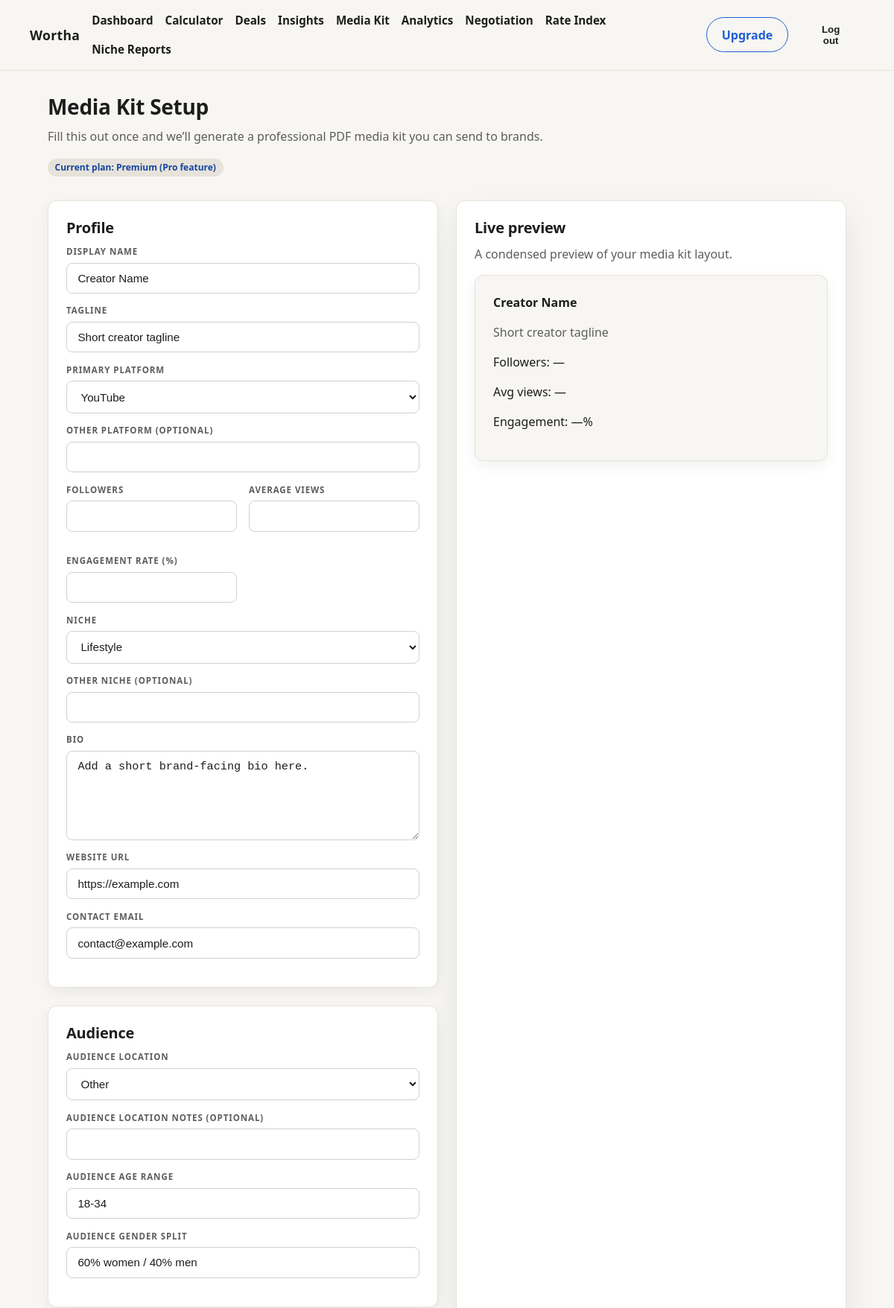
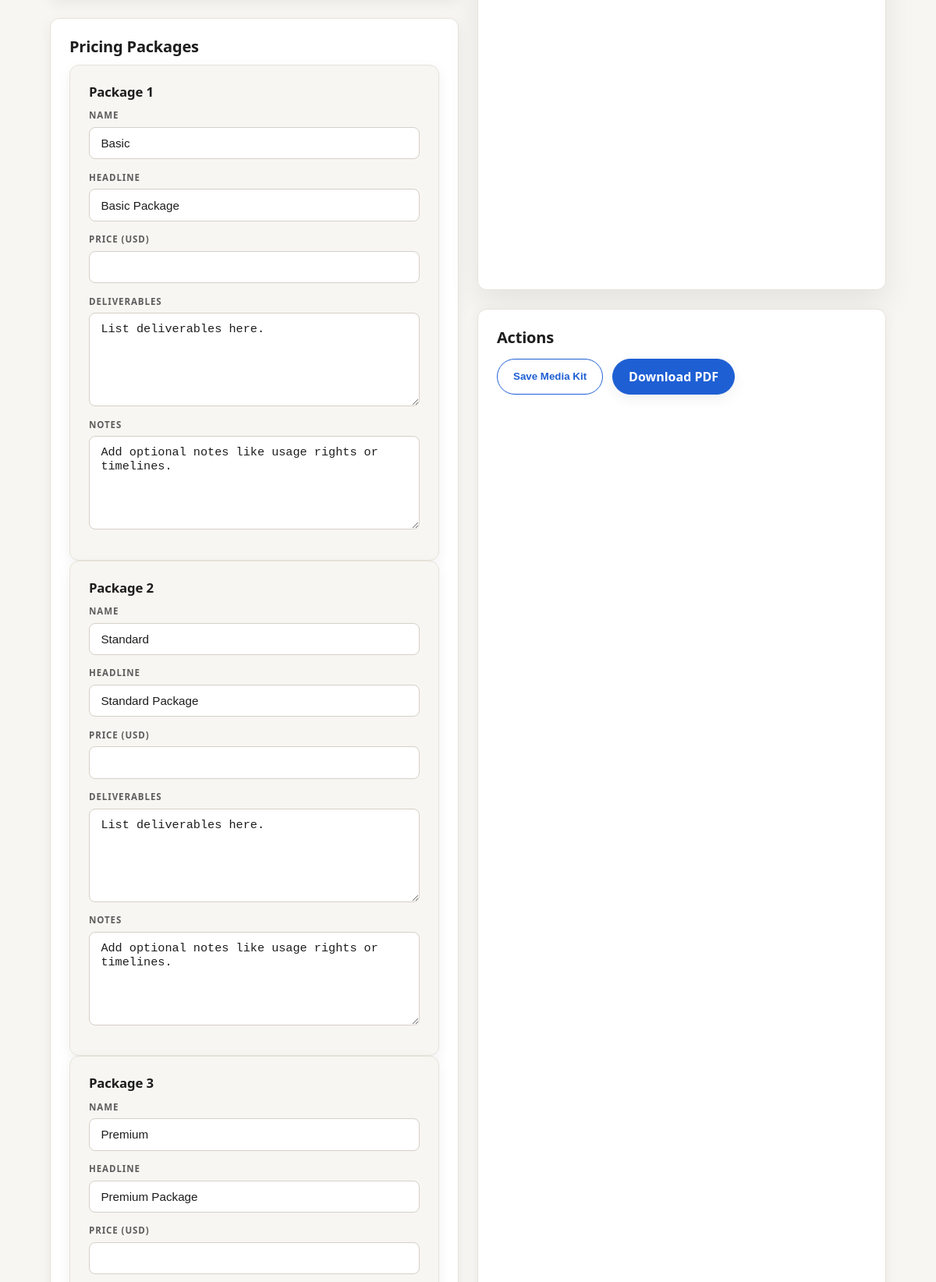
Page /media-kit (signed in, upper part) on the committed database (2 pictures, top to bottom).
### models.py (models this page shows)
class User(SQLModel, table=True):
    id: Optional[int] = Field(default=None, primary_key=True)
    email: str = Field(index=True, unique=True)
    username: str = Field(index=True, unique=True)
    hashed_password: str
    plan: str = Field(default="free", nullable=False)
    created_at: datetime = Field(default_factory=datetime.utcnow)

class CreatorProfile(SQLModel, table=True):
    __tablename__ = "creator_profile"
    id: Optional[int] = Field(default=None, primary_key=True)
    user_id: int = Field(foreign_key="user.id", unique=True)
    display_name: str
    tagline: Optional[str] = None
    primary_platform: str
    primary_platform_other: Optional[str] = None
    followers: Optional[int] = None
    avg_views: Optional[int] = None
    engagement_rate: Optional[float] = None
    niche: Optional[str] = None
    niche_other: Optional[str] = None
    audience_location: Optional[str] = None
    audience_location_notes: Optional[str] = None
    audience_age_range: Optional[str] = None
    audience_gender_split: Optional[str] = None
    bio: Optional[str] = None
    website_url: Optional[str] = None
    contact_email: Optional[str] = None
    created_at: datetime = Field(default_factory=datetime.utcnow)
    updated_at: datetime = Field(
        default_factory=datetime.utcnow,
        sa_column_kwargs={"onupdate": datetime.utcnow},
    )

class MediaKitPackage(SQLModel, table=True):
    __tablename__ = "media_kit_package"
    id: Optional[int] = Field(default=None, primary_key=True)
    user_id: int = Field(foreign_key="user.id")
    name: str
    headline: Optional[str] = None
    price: Optional[float] = None
    deliverables: Optional[str] = None
    notes: Optional[str] = None
    sort_order: int = Field(default=0)
    created_at: datetime = Field(default_factory=datetime.utcnow)
    updated_at: datetime = Field(
        default_factory=datetime.utcnow,
        sa_column_kwargs={"onupdate": datetime.utcnow},
    )

### main.py (the view)
@app.get("/media-kit", response_class=HTMLResponse)
def media_kit_form(
    request: Request,
    session: Session = Depends(get_session),
    user: User = Depends(get_current_user),
):
    plan_redirect = require_plan_or_redirect(user, ["pro", "premium"], "media-kit")
    if plan_redirect:
        return plan_redirect
    profile = get_or_create_creator_profile(session, user.id)
    updated = False
    normalized_platform = normalize_platform(profile.primary_platform)
    if normalized_platform != profile.primary_platform:
        profile.primary_platform = normalized_platform
        updated = True
    if profile.niche:
        normalized_niche = normalize_niche(profile.niche)
        if normalized_niche != profile.niche:
            profile.niche = normalized_niche
            updated = True
    if profile.audience_location:
        normalized_geo = normalize_geo_region(profile.audience_location)
        if normalized_geo != profile.audience_location:
            profile.audience_location = normalized_geo
            updated = True
    if updated:
        session.add(profile)
        session.commit()
        session.refresh(profile)
    packages = get_or_initialize_default_packages(session, user.id)
    return templates.TemplateResponse(
        "media_kit_form.html",
        {
            "request": request,
            "user": user,
            "profile": profile,
            "packages": packages,
            "saved": request.query_params.get("saved") == "1",
        },
    )

### templates/media_kit_form.html (shortened to what this page needs)
{% extends "base.html" %}
{% block content %}
<div class="container">
  <div class="page-header">
    <h2>Media Kit Setup</h2>
    <p>Fill this out once and we’ll generate a professional PDF media kit you can send to brands.</p>
    <span class="badge">Current plan: {{ user.plan|capitalize }} (Pro feature)</span>
  </div>
  <form class="form" action="/media-kit" method="post">
    <div class="grid grid-2">
      <div class="stack">
        <section class="card">
          <h3>Profile</h3>
          <div class="form-group">
            <label>Display Name</label>
            <input type="text" name="display_name" value="{{ profile.display_name or '' }}" required />
          </div>
          <div class="form-group">
            <label>Tagline</label>
            <input type="text" name="tagline" value="{{ profile.tagline or '' }}" />
          </div>
          <div class="form-group">
            <label>Primary Platform</label>
            <select name="primary_platform" required>
              {% for value, label in PLATFORMS %}
                <option value="{{ value }}" {% if profile.primary_platform == value %}selected{% endif %}>{{ label }}</option>
              {% endfor %}
            </select>
          </div>
          <div class="form-group">
            <label>Other platform (optional)</label>
            <input type="text" name="primary_platform_other" value="{{ profile.primary_platform_other or '' }}" />
          </div>
          <div class="form-grid">
            <div class="form-group">
              <label>Followers</label>
              <input type="number" name="followers" value="{{ profile.followers or '' }}" />
            </div>
            <div class="form-group">
              <label>Average Views</label>
              <input type="number" name="avg_views" value="{{ profile.avg_views or '' }}" />
            </div>
            <div class="form-group">
              <label>Engagement Rate (%)</label>
              <input type="number" step="0.01" name="engagement_rate" value="{{ profile.engagement_rate or '' }}" />
            </div>
          </div>
          <div class="form-group">
            <label>Niche</label>
            <select name="niche">
              {% for value, label in NICHES %}
                <option value="{{ value }}" {% if profile.niche == value %}selected{% endif %}>{{ label }}</option>
              {% endfor %}
            </select>
          </div>
          <div class="form-group">
            <label>Other niche (optional)</label>
            <input type="text" name="niche_other" value="{{ profile.niche_other or '' }}" />
          </div>
          <div class="form-group">
            <label>Bio</label>
            <textarea name="bio" rows="4">{{ profile.bio or '' }}</textarea>
          </div>
          <div class="form-group">
            <label>Website URL</label>
            <input type="text" name="website_url" value="{{ profile.website_url or '' }}" />
          </div>
          <div class="form-group">
            <label>Contact Email</label>
            <input type="email" name="contact_email" value="{{ profile.contact_email or '' }}" />
          </div>
        </section>
        <section class="card">
          <h3>Audience</h3>
          <div class="form-group">
            <label>Audience Location</label>
            <select name="audience_location">
              {% for value, label in GEO_REGIONS %}
                <option value="{{ value }}" {% if profile.audience_location == value %}selected{% endif %}>{{ label }}</option>
              {% endfor %}
            </select>
          </div>
          <div class="form-group">
            <label>Audience location notes (optional)</label>
            <input type="text" name="audience_location_notes" value="{{ profile.audience_location_notes or '' }}" />
          </div>
          <div class="form-group">
            <label>Audience Age Range</label>
            <input type="text" name="audience_age_range" value="{{ profile.audience_age_range or '' }}" />
          </div>
          <div class="form-group">
            <label>Audience Gender Split</label>
            <input type="text" name="audience_gender_split" value="{{ profile.audience_gender_split or '' }}" />
          </div>
        </section>
        <section class="card">
          <h3>Pricing Packages</h3>
          {% for package in packages %}
            <div class="card card-muted">
              <h4>Package {{ loop.index }}</h4>
              <div class="form-group">
                <label>Name</label>
                <input type="text" name="packages-{{ loop.index0 }}-name" value="{{ package.name or '' }}" />
              </div>
              <div class="form-group">
                <label>Headline</label>
                <input type="text" name="packages-{{ loop.index0 }}-headline" value="{{ package.headline or '' }}" />
              </div>
              <div class="form-group">
                <label>Price (USD)</label>
                <input type="number" step="0.01" name="packages-{{ loop.index0 }}-price" value="{{ package.price or '' }}" />
              </div>
              <div class="form-group">
                <label>Deliverables</label>
                <textarea name="packages-{{ loop.index0 }}-deliverables" rows="3">{{ package.deliverables or '' }}</textarea>
              </div>
              <div class="form-group">
                <label>Notes</label>
                <textarea name="packages-{{ loop.index0 }}-notes" rows="3">{{ package.notes or '' }}</textarea>
              </div>
            </div>
          {% endfor %}
        </section>
      </div>
      <div class="stack">
        <section class="card card-elevated">
          <h3>Live preview</h3>
          <p class="muted">A condensed preview of your media kit layout.</p>
          <div class="card card-muted">
            <p><strong>{{ profile.display_name or "Creator Name" }}</strong></p>
            <p class="muted">{{ profile.tagline or "Creator • Lifestyle • UGC" }}</p>
            <p>Followers: {{ profile.followers or "—" }}</p>
            <p>Avg views: {{ profile.avg_views or "—" }}</p>
            <p>Engagement: {{ profile.engagement_rate or "—" }}%</p>
          </div>
        </section>
        <section class="card">
          <h3>Actions</h3>
          <div class="button-row">
            <button class="btn btn-secondary" type="submit">Save Media Kit</button>
            <a class="btn btn-primary" href="/media-kit/pdf">Download PDF</a>
          </div>
        </section>
      </div>
    </div>
  </form>
</div>
{% endblock %}

### static/styles.css (style rules this page uses)
:root { --color-bg: #f7f6f2; --color-surface: #ffffff; --color-primary: #1e5fd4; --color-primary-soft: #e7e3da; --color-border: #e7e3da; --color-text: #1d1d1d; --color-muted: #5d5d5d; --color-danger: #b23b3b; --color-input-border: #d6d0c7; --color-primary-dark: #1445a1; --shadow-sm: 0 6px 18px rgba(0, 0, 0, 0.06); --shadow-md: 0 18px 40px rgba(0, 0, 0, 0.08); --radius-sm: 0.5rem; --radius-md: 0.75rem; --radius-lg: 1rem; }
* { box-sizing: border-box; margin: 0; padding: 0; }
html { scroll-behavior: smooth; }
body { font-family: system-ui, -apple-system, BlinkMacSystemFont, "Segoe UI", sans-serif; background: var(--color-bg); color: var(--color-text); line-height: 1.5; font-size: 16px; }
a { color: inherit; text-decoration: none; transition: color 0.15s ease-out; }
.container { max-width: 1120px; margin: 0 auto; padding: 0 1.5rem; }
section { padding: 4rem 0; }
h1, h2, h3, h4 { font-weight: 700; line-height: 1.15; letter-spacing: -0.01em; margin-bottom: 0.75rem; }
h2 { font-size: 1.75rem; }
h3 { font-size: 1.25rem; }
h4 { font-size: 1.05rem; }
p { margin-bottom: 1rem; }
.btn { display: inline-flex; align-items: center; justify-content: center; gap: 0.5rem; padding: 0.65rem 1.25rem; border-radius: 9999px; font-weight: 600; border: 1px solid transparent; transition: all 0.15s ease-out; cursor: pointer; }
.btn-primary { background: var(--color-primary); border-color: var(--color-primary); color: var(--color-surface); box-shadow: var(--shadow-sm); }
.btn-secondary { background: transparent; border-color: var(--color-primary); color: var(--color-primary); }
.card { background: var(--color-surface); border: 1px solid var(--color-border); border-radius: var(--radius-md); padding: 1.5rem; box-shadow: var(--shadow-sm); }
.card-elevated { box-shadow: var(--shadow-md); }
.card-muted { background: var(--color-bg); }
.badge { display: inline-flex; align-items: center; justify-content: center; padding: 0.2rem 0.6rem; border-radius: 999px; background: var(--color-primary-soft); color: var(--color-primary-dark); font-size: 0.75rem; font-weight: 700; }
.grid { display: grid; gap: 1.5rem; }
.grid-2 { grid-template-columns: repeat(auto-fit, minmax(260px, 1fr)); }
.form { display: grid; gap: 0.75rem; }
.form-group { display: grid; gap: 0.4rem; margin-bottom: 0.9rem; }
label { font-size: 0.72rem; text-transform: uppercase; letter-spacing: 0.08em; color: var(--color-muted); font-weight: 600; }
input, select, textarea { width: 100%; padding: 0.7rem 0.9rem; border-radius: var(--radius-sm); border: 1px solid var(--color-input-border); background: var(--color-surface); font-size: 0.95rem; color: var(--color-text); }
textarea { min-height: 120px; resize: vertical; }
.muted { color: var(--color-muted); }
.form-grid { display: grid; gap: 1rem; grid-template-columns: repeat(auto-fit, minmax(220px, 1fr)); }
.stack { display: grid; gap: 1.5rem; }
.page-header { margin-bottom: 2rem; }
.page-header p { color: var(--color-muted); }
.button-row { display: flex; flex-wrap: wrap; gap: 0.75rem; margin-top: 1rem; }

### rows in the picture
User: plan "Premium"
CreatorProfile: display_name "Creator Name", tagline "Short creator tagline", primary_platform "YouTube", niche "Lifestyle", bio "Add a short brand-facing bio here.", website_url "https://example.com", contact_email "contact@example.com", audience_location "Other", audience_age_range "18-34", audience_gender_split "60% women / 40% men", followers "—", avg_views "—", engagement_rate "—"
MediaKitPackage: name "Basic", headline "Basic Package", deliverables "List deliverables here.", notes "Add optional notes like usage rights or timelines."
MediaKitPackage: name "Standard", headline "Standard Package", deliverables "List deliverables here.", notes "Add optional notes like usage rights or timelines."
MediaKitPackage: name "Premium", headline "Premium Package"
